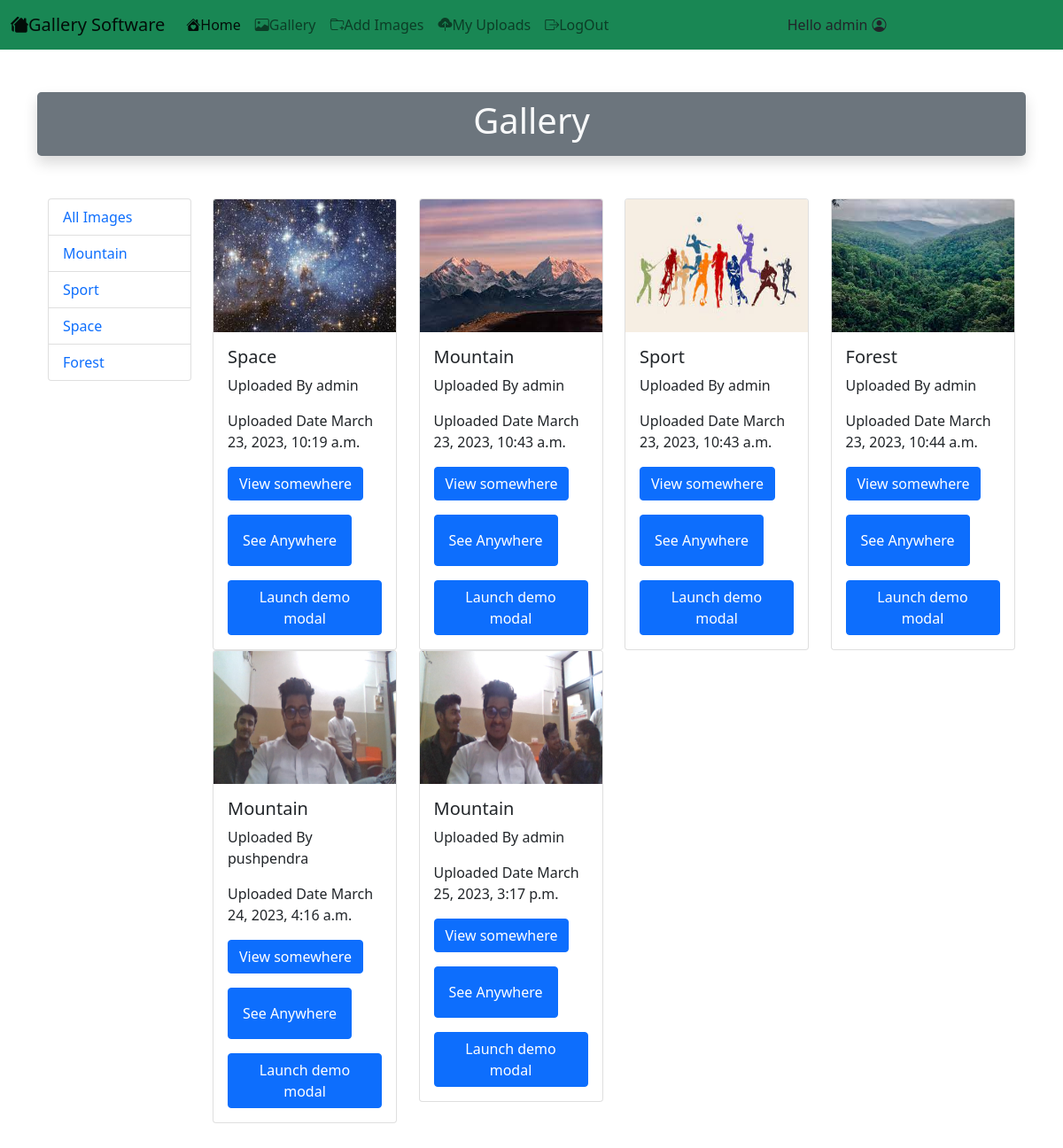
The app's page /gallery/ (signed in) with its own data.
### GalleryApp/models.py (models this page shows, shortened)
class CategoryModel(models.Model):
    title = models.CharField(max_length=100)

class ImageModel(models.Model):
    title = models.CharField(max_length=100)
    desc = models.TextField()
    uploaded_by =  models.CharField(max_length=100)
    uploaded_at = models.DateTimeField(auto_now_add=True)
    cat = models.ForeignKey(CategoryModel, on_delete=models.CASCADE)
    image = models.ImageField(upload_to='Uploaded_Image/')

### GalleryApp/views.py (the view, shortened to what this page needs)
# urls.py: path('gallery/',views.gallery_view.as_view(), name='gallery'),
class gallery_view(View):
    def get(self, request):
        category = CategoryModel.objects.all()
        Images = ImageModel.objects.all()
        context =  {'category':category,'Images':Images}
        return render(request, 'gallery.html', context)

### templates/gallery.html (shortened to what this page needs)
{% extends 'base.html' %}
{% load static %}
{% block body %}
<div class="container my-5 text-center bg-secondary text-light rounded-3 shadow p-2 mb-2">
    <h1 class="display-6">Gallery</h1>
</div>
<div class="container my-5">
    <div class="row">
        <div class="col-2">
            <ul class="list-group">
                <li class="list-group-item"><a href="{% url 'gallery' %}" class="text-decoration-none">All Images</a>
                    {% for i in category %}
                <li class="list-group-item"><a href="{% url 'cat' i.id %}" class="text-decoration-none">{{i.title}}</a>
                </li>
                {% endfor %}
                </li>
            </ul>
        </div>
        <div class="col-10">
            <div class="row">
                {% for i in Images %}
                <div class="col-3 ">
                    <div class="card" style="width: 13rem;">
                        <img src="{{i.image.url}}" id="myover" class="card-img-top" alt="No Image "
                            style="height: 150px;">
                        <div class="card-body">
                            <h5 class="card-title">{{i.title}}</h5>
                            <p class="card-text">Uploaded By {{i.uploaded_by}}</p>
                            <p class="card-text">Uploaded Date {{i.uploaded_at}}</p>
                            <button class="btn btn-primary" type="button" data-bs-toggle="offcanvas"
                                data-bs-target="#offcanvasRight" aria-controls="offcanvasRight">View somewhere
                            </button>
                            <a href="{% url 'viewinfo' i.id %}" class="btn btn-primary my-3 p-3" id="desc">See Anywhere
                            </a>
                            <button type="button" class="btn btn-primary" data-bs-toggle="modal"
                                data-bs-target="#exampleModal">
                                Launch demo modal
                            </button>
                        </div>
                    </div>
                </div>
                {% endfor %}
            </div>
        </div>
    </div>
</div>
{% endblock body %}

### templates/base.html (shortened to what this page needs)
<!DOCTYPE html>
{% load static %}
<html lang="en">
<head>
    <link href="https://cdn.jsdelivr.net/npm/bootstrap@5.0.2/dist/css/bootstrap.min.css" rel="stylesheet">
    <link rel="stylesheet" href="https://cdn.jsdelivr.net/npm/bootstrap-icons@1.10.3/font/bootstrap-icons.css">
    <link rel="stylesheet" href="https://cdn.jsdelivr.net/npm/bootstrap-icons@1.10.3/font/bootstrap-icons.css">
</head>
<body>
    <nav class="navbar navbar-expand-lg navbar-light bg-success">
        <div class="container-fluid">
          <a class="navbar-brand" href="#"><i class="bi bi-houses-fill"></i>Gallery Software </a>
          <div class="collapse navbar-collapse" id="navbarNav">
            <ul class="navbar-nav">
              <li class="nav-item">
                <a class="nav-link active" aria-current="page" href="{% url 'home' %}"><i class="bi bi-house-heart-fill"></i>Home</a>
              </li>
              <li class="nav-item">
                <a class="nav-link " aria-current="page" href="{% url 'gallery' %}"><i class="bi bi-image"></i>Gallery</a>
              </li>
              {% if request.user.is_authenticated %}
              <li class="nav-item">
                <a class="nav-link " aria-current="page" href="{% url 'addimage' %}"><i class="bi bi-folder-plus"></i>Add Images</a>
              </li>
              <li class="nav-item">
                <a class="nav-link " aria-current="page" href="{% url 'myupload'%}"><i class="bi bi-cloud-upload-fill"></i>My Uploads</a>
              </li>
              <li class="nav-item">
                <a class="nav-link " aria-current="page" href="{% url 'signout' %}"><i class="bi bi-box-arrow-right"></i>LogOut</a>
              </li>
              {% endif %}
            </ul>
          </div>
          {% if request.user.is_authenticated %}
          <div class="collapse navbar-collapse">Hello  {{request.user}} <i class="bi bi-person-circle " style="margin-left: 5px; width: 10px;" id="icon"></i> </div>
          {% endif %}
        </div>
      </nav>
    <div class="container mb-5 ">
        {% block body %}
        {% endblock body %}
    </div>
</body>
</html>

### records on screen
CategoryModel: title "Mountain"
CategoryModel: title "Sport"
CategoryModel: title "Space"
CategoryModel: title "Forest"
ImageModel: image (picture), title "Space", uploaded_by "admin", uploaded_at "March 23, 2023, 10:19 a.m."
ImageModel: image (picture), title "Mountain", uploaded_by "admin", uploaded_at "March 23, 2023, 10:43 a.m."
ImageModel: image (picture), title "Sport", uploaded_by "admin", uploaded_at "March 23, 2023, 10:43 a.m."
ImageModel: image (picture), title "Forest", uploaded_by "admin", uploaded_at "March 23, 2023, 10:44 a.m."
ImageModel: image (picture), title "Mountain", uploaded_by "pushpendra", uploaded_at "March 24, 2023, 4:16 a.m."
ImageModel: image (picture), title "Mountain", uploaded_by "admin", uploaded_at "March 25, 2023, 3:17 p.m."

### other values on screen
{{ request.user }} "admin"
